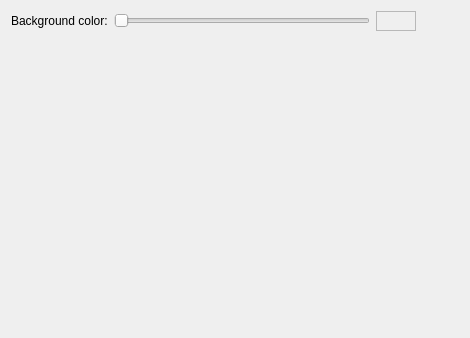
<?xml version="1.0" encoding="UTF-8"?>
<ui version="4.0">
 <class>GeneralConfigPage</class>
 <widget class="QWidget" name="GeneralConfigPage">
  <property name="geometry">
   <rect>
    <x>0</x>
    <y>0</y>
    <width>470</width>
    <height>338</height>
   </rect>
  </property>
  <layout class="QFormLayout" name="formLayout">
   <property name="fieldGrowthPolicy">
    <enum>QFormLayout::ExpandingFieldsGrow</enum>
   </property>
   <item row="0" column="0">
    <widget class="QLabel" name="label">
     <property name="text">
      <string>Background color:</string>
     </property>
    </widget>
   </item>
   <item row="0" column="1">
    <layout class="QHBoxLayout">
     <item>
      <widget class="QSlider" name="kcfg_ViewBackgroundValue">
       <property name="minimumSize">
        <size>
         <width>256</width>
         <height>0</height>
        </size>
       </property>
       <property name="maximum">
        <number>255</number>
       </property>
       <property name="orientation">
        <enum>Qt::Horizontal</enum>
       </property>
      </widget>
     </item>
     <item>
      <widget class="QFrame" name="backgroundValueFrame">
       <property name="sizePolicy">
        <sizepolicy hsizetype="Fixed" vsizetype="Preferred">
         <horstretch>0</horstretch>
         <verstretch>0</verstretch>
        </sizepolicy>
       </property>
       <property name="minimumSize">
        <size>
         <width>40</width>
         <height>0</height>
        </size>
       </property>
       <property name="autoFillBackground">
        <bool>true</bool>
       </property>
       <property name="frameShape">
        <enum>QFrame::StyledPanel</enum>
       </property>
       <property name="frameShadow">
        <enum>QFrame::Sunken</enum>
       </property>
      </widget>
     </item>
     <item>
      <spacer>
       <property name="orientation">
        <enum>Qt::Horizontal</enum>
       </property>
       <property name="sizeHint" stdset="0">
        <size>
         <width>40</width>
         <height>20</height>
        </size>
       </property>
      </spacer>
     </item>
    </layout>
   </item>
  </layout>
 </widget>
 <resources/>
 <connections/>
</ui>
